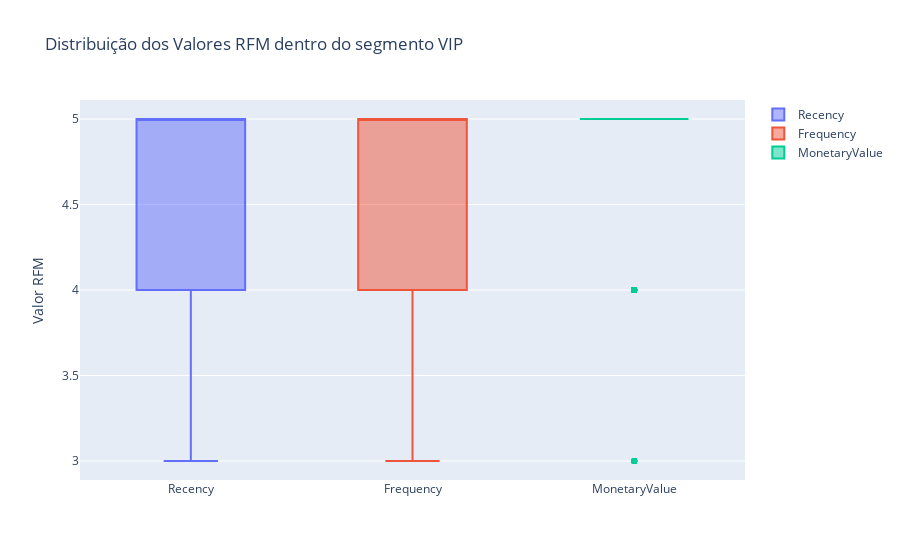

The notebook cell this image was saved under:
### Code cell
vip_segment = rfm[rfm["Segmento Clientes"] == "VIP"]

fig = go.Figure()
fig.add_trace(go.Box(y=vip_segment["Recency Score"], name="Recency"))
fig.add_trace(go.Box(y=vip_segment["Frequency Score"], name="Frequency"))
fig.add_trace(go.Box(y=vip_segment["Monetary Score"], name="MonetaryValue"))
fig.update_layout(title= 'Distribuição dos Valores RFM dentro do segmento VIP', yaxis_title= 'Valor RFM', showlegend= True)  
fig.show()

### Figure 1 — Plotly figure (JSON) as saved in the notebook; plotly's stock layout.template omitted (floating-point values rounded to 4 significant figures; data arrays with more than 128 entries replaced by an {"elided": "..."} marker saying what was removed)
{"data": [{"name": "Recency", "type": "box", "y": {"elided": "944 int values"}}, {"name": "Frequency", "type": "box", "y": {"elided": "944 int values"}}, {"name": "MonetaryValue", "type": "box", "y": {"elided": "944 int values"}}], "layout": {"showlegend": true, "title": {"text": "Distribuição dos Valores RFM dentro do segmento VIP"}, "yaxis": {"title": {"text": "Valor RFM"}}}}
